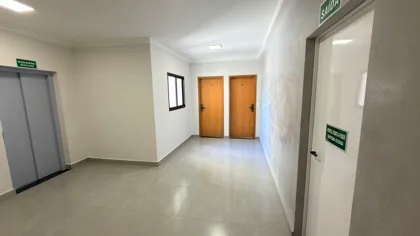
#> input picture assets/img/blog/area-lazer-custo-condominio-mini.webp, 420 x 236 px
$ python -i carrossel.py   (imports and definitions only)
#> lines starting #> are read from the running program, lines starting #| are printed output that depends on the picture
"""
GERADOR DE CARROSSEL — Marins Engenharia
========================================

Monta as cartas de um carrossel 1080x1350 (4:5) no padrão visual do
perfil. Lê um roteiro em JSON e escreve um PNG por carta.

  python ferramentas/marketing/carrossel.py roteiros/obra-nova.json

Tipos de carta:
  capa      foto inteira, véu escuro embaixo, título grande
  foto      foto no alto, texto embaixo, fundo azul
  lista     fundo azul, título e passos numerados
  destaque  fundo azul, uma frase grande
  fecho     foto inteira, véu, frase e chamada

Reaproveita as medidas e as cores de story.py.
"""

import json
import os
import sys

from PIL import Image, ImageDraw

sys.path.insert(0, os.path.dirname(os.path.abspath(__file__)))
from story import (  # noqa: E402
    AMARELO, AZUL_ESC, AZUL_MED, BRANCO, LOGO,
    ajusta, cartao_foto, escreve_espacado, fonte, largura, quebra,
)

RAIZ = os.path.abspath(os.path.join(os.path.dirname(__file__), "..", ".."))
AQUI = os.path.dirname(os.path.abspath(__file__))
SAIDA = os.path.join(AQUI, "saida")

L, A = 1080, 1350
MARGEM = 80
UTIL = L - MARGEM * 2


# [57 lines left out: functions fundo_azul, chapeu, marca, veu, not called in this run]


def foto_cheia(caminho):
    im = Image.open(caminho).convert("RGB")
#> im is the input picture: PIL image 420x236 RGB; mean R, G, B 157.5, 151, 136.8
    esc = max(L / im.width, A / im.height)
#> esc = 5.72
    im = im.resize((max(1, round(im.width * esc)), max(1, round(im.height * esc))), Image.LANCZOS)
#> im: PIL image 2403x1350 RGB
    e, t = (im.width - L) // 2, (im.height - A) // 2
#> e = 661; t = 0
    return im.crop((e, t, e + L, t + A))
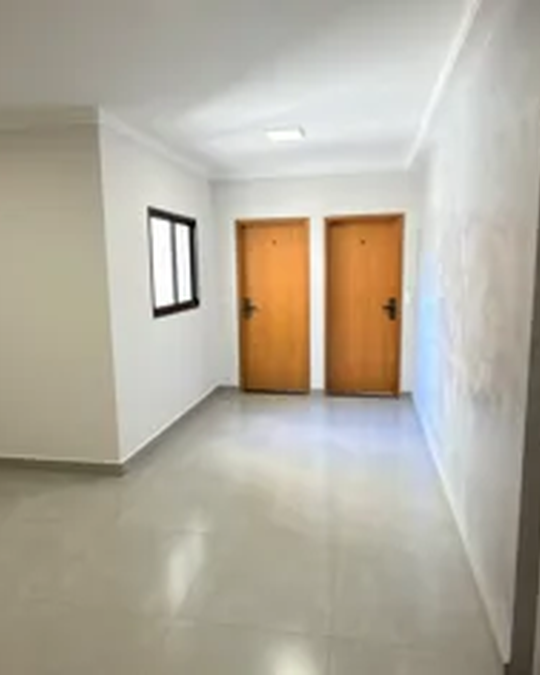
#> returned value: PIL image 1080x1350 RGB (shown at 1/2 size); mean R, G, B 179, 172.5, 158.5


# ---------- as cartas ----------

# [267 lines left out: functions carta_capa, carta_foto, carta_lista, carta_destaque, carta_fecho, carta_mapa and 2 more, not called in this run]


TIPOS = {"capa": carta_capa, "foto": carta_foto, "lista": carta_lista,
         "destaque": carta_destaque, "fecho": carta_fecho,
         "mapa": carta_mapa, "opcoes": carta_opcoes}


def caminho(p):
    return p if os.path.isabs(p) else os.path.join(RAIZ, p)


# [22 lines left out: function principal, not called in this run]


# [2 lines not run here, left out]

>>> result = foto_cheia('../../assets/img/blog/area-lazer-custo-condominio-mini.webp')

$ run again, on assets/img/blog/comparar-acabamento-construtoras-mini.webp
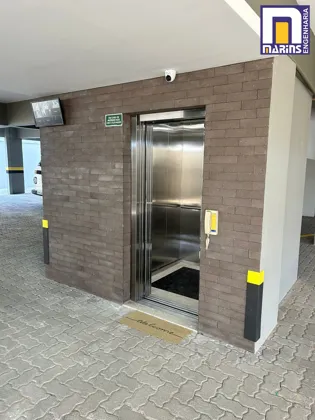
#> input picture assets/img/blog/comparar-acabamento-construtoras-mini.webp, 315 x 420 px
#> in foto_cheia, im is the input picture: PIL image 315x420 RGB; mean R, G, B 150.9, 147.8, 138.4
#> im: PIL image 1080x1440 RGB
#> in foto_cheia, `return im.crop((e, t, e + L, t + A))`:
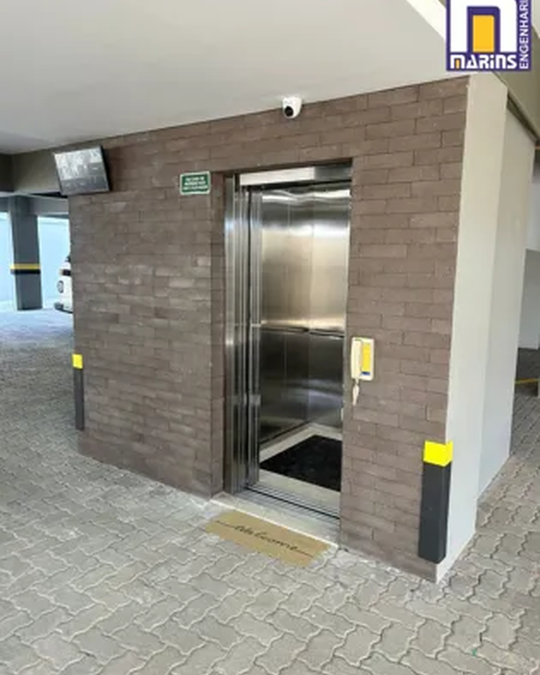
#> returned value: PIL image 1080x1350 RGB (shown at 1/2 size); mean R, G, B 148.4, 145.3, 135.8

$ run again, on assets/img/blog/energia-solar-predio-residencial-mini.webp
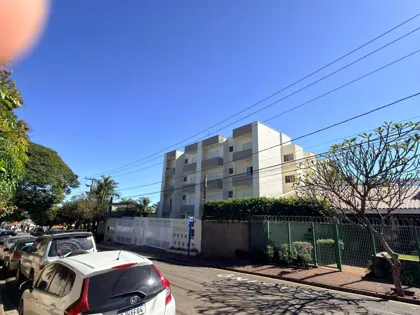
#> input picture assets/img/blog/energia-solar-predio-residencial-mini.webp, 420 x 315 px
#> in foto_cheia, im is the input picture: PIL image 420x315 RGB; mean R, G, B 103.6, 122.4, 157.9
#> in foto_cheia, `im = im.resize((max(1, round(im.width * esc)), max(1, round(im.height ..`:
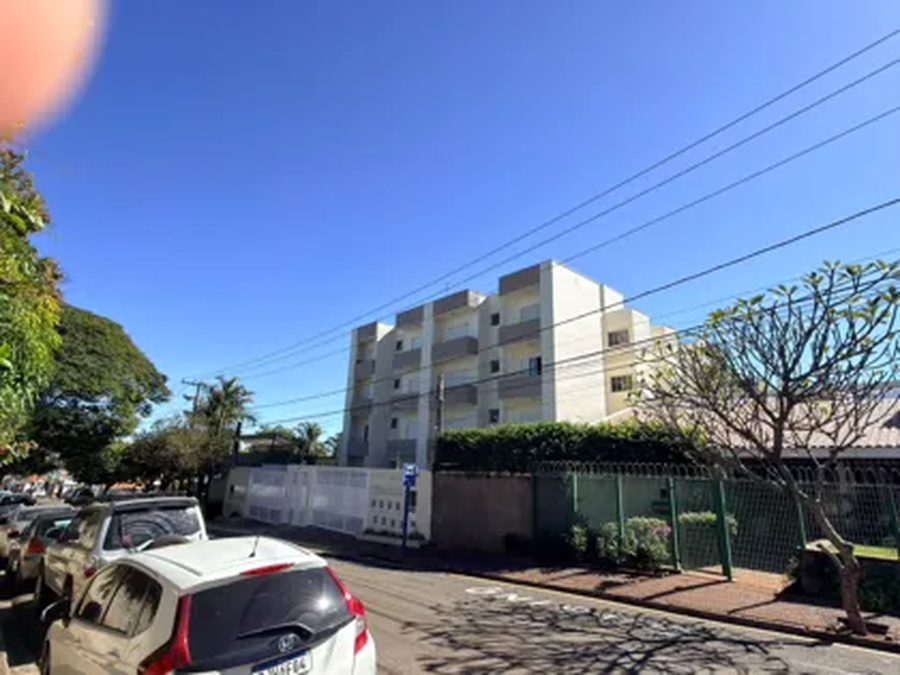
#> im: PIL image 1800x1350 RGB (shown at 1/2 size); mean R, G, B 103.6, 122.4, 157.9
#> in foto_cheia, `return im.crop((e, t, e + L, t + A))`:
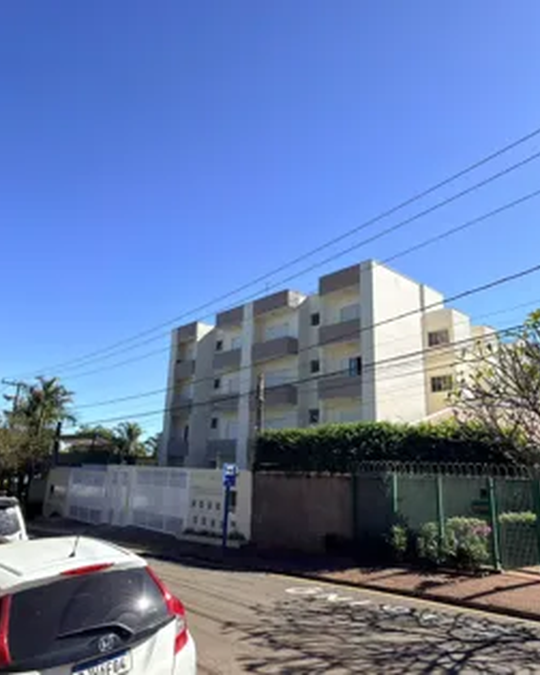
#> returned value: PIL image 1080x1350 RGB (shown at 1/2 size); mean R, G, B 101.6, 122.8, 165.6
